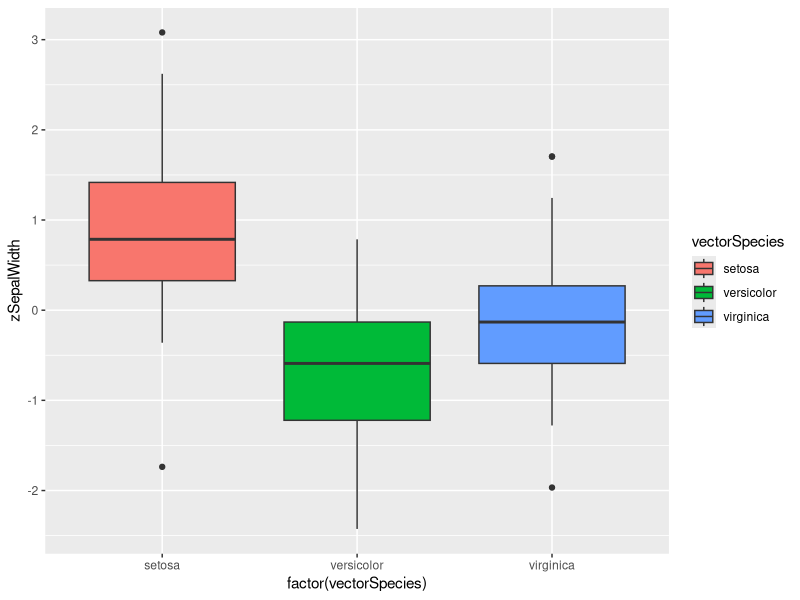
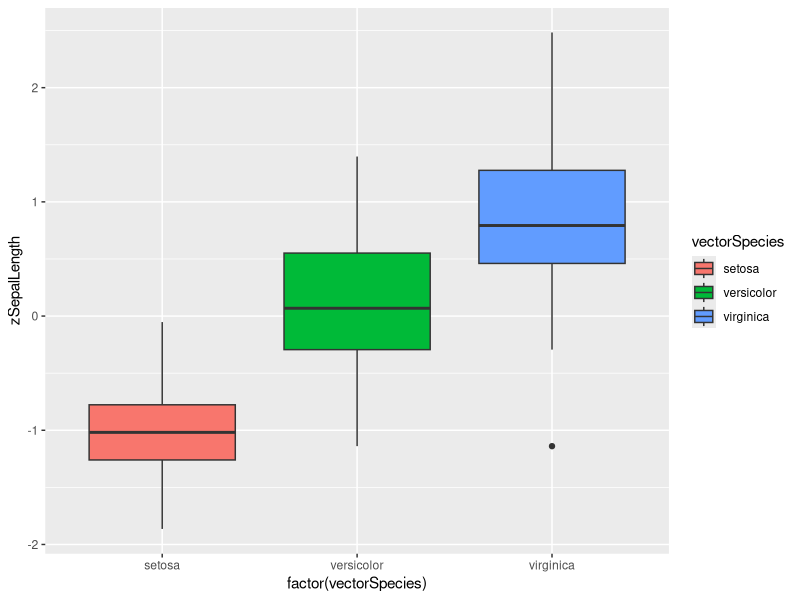
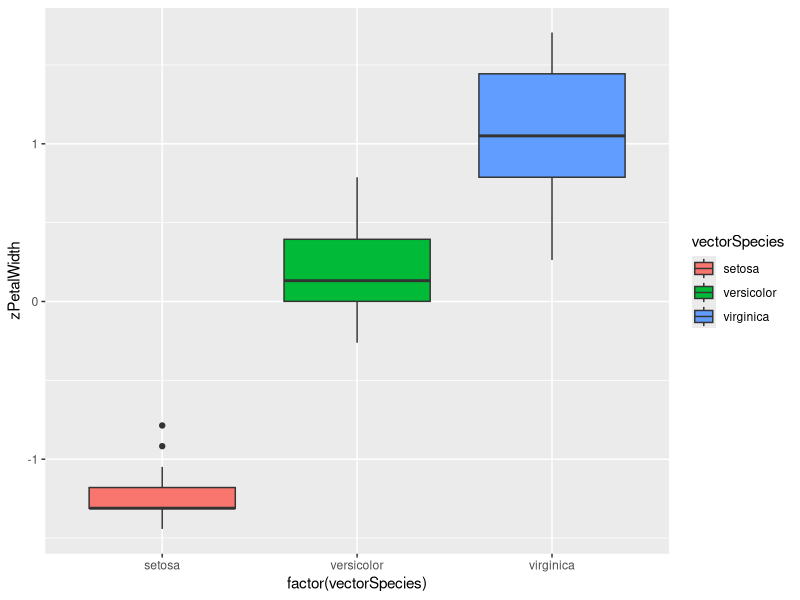
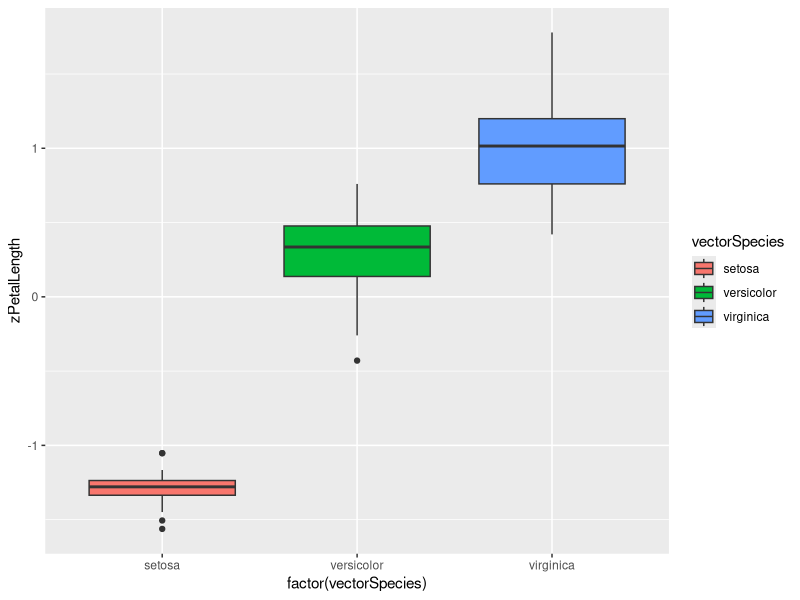
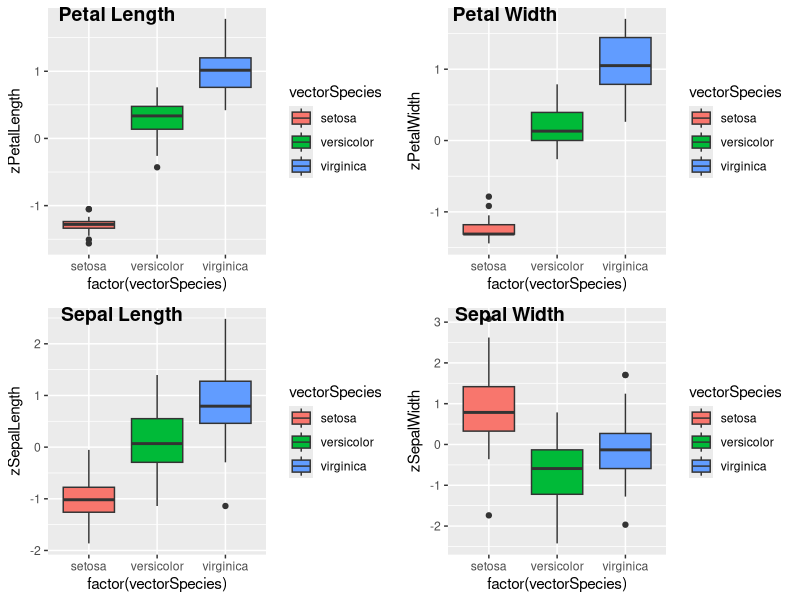

Recreate these plots in R, in order.
#---
#title: "Title"
#author: "Whitney May"
#date: "Date"
#output: "output type"
#---



library(datasets)
library(ggplot2)
library(plyr)
library(ggpubr)

data(iris)
summary(iris)

# Z score = (x - m)/sdev 
# vars: sWidth, sLength (Sepal width/length)
# vars: pWidth, pLength
# m = mean of sample, in summary(iris)
# sdev = standard deviation


#-----------------------------------------------
#         Sepal Length - All Species
#-----------------------------------------------

# subsetting of data from a data frame can be done as follows
iris.sepalLgth <-iris$Sepal.Length
iris.sepalLgth

meanSepalLength = mean(iris.sepalLgth)
stdevSepalLength = sd(iris.sepalLgth)
meanSepalLength

zSepalLength = (iris.sepalLgth - meanSepalLength) / stdevSepalLength
zSepalLength


#-----------------------------------------------
#         Sepal Width - All Species
#-----------------------------------------------

# subsetting of data from a data frame can be done as follows
iris.sepalWidth <-iris$Sepal.Width
iris.sepalWidth

meanSepalWidth = mean(iris.sepalWidth)
stdevSepalWidth = sd(iris.sepalWidth)
meanSepalWidth

zSepalWidth = (iris.sepalWidth - meanSepalWidth) / stdevSepalWidth
zSepalWidth



#-----------------------------------------------
#         Petal Length - All Species
#-----------------------------------------------

# subsetting of data from a data frame can be done as follows
iris.petalLgth <-iris$Petal.Length
iris.petalLgth

meanPetalLength = mean(iris.petalLgth)
stdevPetalLength = sd(iris.petalLgth)
meanPetalLength

zPetalLength = (iris.petalLgth - meanPetalLength) / stdevPetalLength
zPetalLength


#-----------------------------------------------
#         Petal Width - All Species
#-----------------------------------------------

# subsetting of data from a data frame can be done as follows
iris.petalWidth <-iris$Petal.Width
iris.petalWidth

meanPetalWidth = mean(iris.petalWidth)
stdevPetalWidth = sd(iris.petalWidth)
meanPetalWidth

zPetalWidth = (iris.petalWidth - meanPetalWidth) / stdevPetalWidth
zPetalWidth










#------------------------------------------------------
#     Sepal Width : Setosa, Versicolor, virginica
#------------------------------------------------------

# Split OG iris data into 
vectorSpecies <- iris$Species



#-------------------
#     DataFrame:
#-------------------

zSepalWidthFrame <- data.frame(vectorSpecies, zSepalWidth)


#-------------------
#     GGPlot:
#-------------------


bpSepalWidth = ggplot(zSepalWidthFrame, aes(x=factor(vectorSpecies), y=zSepalWidth, 
                             fill = vectorSpecies)) + geom_boxplot()  

bpSepalWidth 






#------------------------------------------------------
#     Sepal Length : Setosa, Versicolor, virginica
#------------------------------------------------------

# Split OG iris data into 
vectorSpecies <- iris$Species

#-------------------
#     DataFrame:
#-------------------

zSepalLengthFrame <- data.frame(vectorSpecies, zSepalLength)


#-------------------
#     GGPlot:
#-------------------

bpSepalLength = ggplot(zSepalLengthFrame, aes(x=factor(vectorSpecies), y=zSepalLength, 
                                  fill = vectorSpecies)) + geom_boxplot()  

bpSepalLength 



#*****************************************************************************************



#------------------------------------------------------
#     Petal Width : Setosa, Versicolor, virginica
#------------------------------------------------------

# Split OG iris data into 
vectorSpecies <- iris$Species

#-------------------
#     DataFrame:
#-------------------

zPetalWidthFrame <- data.frame(vectorSpecies, zPetalWidth)

#-------------------
#     GGPlot:
#-------------------

bpPetalWidth = ggplot(zPetalWidthFrame, aes(x=factor(vectorSpecies), y=zPetalWidth, 
                                            fill = vectorSpecies)) + geom_boxplot()  

bpPetalWidth 






#------------------------------------------------------
#     Petal Length : Setosa, Versicolor, virginica
#------------------------------------------------------

# Split OG iris data into 
vectorSpecies <- iris$Species

#-------------------
#     DataFrame:
#-------------------

zPetalLengthFrame <- data.frame(vectorSpecies, zPetalLength)

#-------------------
#     GGPlot:
#-------------------

bpPetalLength = ggplot(zPetalLengthFrame, aes(x=factor(vectorSpecies), y=zPetalLength, 
                                              fill = vectorSpecies)) + geom_boxplot()  

bpPetalLength  



#------------------------------------------------------
#            Merge the 4 Box Plots
#------------------------------------------------------


allBoxPlots <- ggarrange(bpPetalLength, bpPetalWidth, bpSepalLength, bpSepalWidth,
                    labels = c("Petal Length", "Petal Width", 
                               "Sepal Length", "Sepal Width"),
                    ncol = 2, nrow = 2)
allBoxPlots




